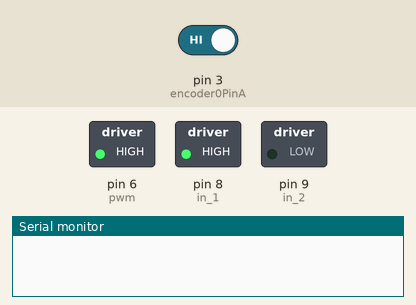
The sketch below on a simulated Arduino Uno, built with avr-gcc and run on an emulated ATmega328P. On the bench: switched loads named in the sketch (green lamp = pin HIGH), the last lines printed to the serial monitor. The test bench sets the inputs (shaded band); at power-on: pin 3 (encoder0PinA) HIGH.

Above: at 0.1 s.
At 15.1 s:
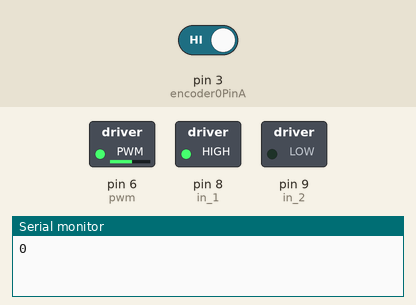
At 23.1 s:
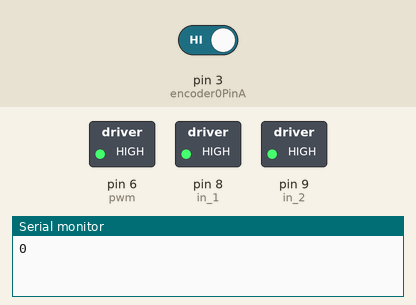
At 38.1 s:
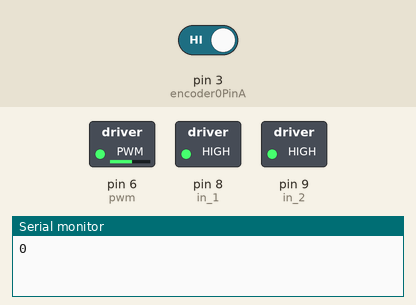
Timing chart, 0 to 39.6 s (numbered marks = the images above):
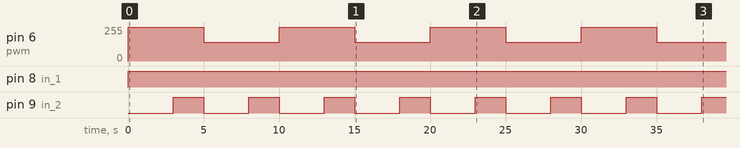

Measured:
- by itself, pin 6 (pwm): alternates 255/255 for 5.0 s and 140/255 for 5.0 s
- by itself, pin 8 (in_1): LOW → HIGH at 0.00 s
- by itself, pin 9 (in_2): alternates HIGH for 2.0 s and LOW for 3.0 s

The sketch:

1motortried.ino
```cpp
// Parameters

//const int motor_power = 200;      // 0-255
//const int motor_offset = 5;       // Diff. when driving straight
const int wheel_d = 60;           // Wheel diameter (mm)
const float wheel_c = PI * wheel_d; // Wheel circumference (mm)
const int counts_per_rev = 1920;   // (8 pairs N-S) * (120:1 gearbox) * (2 falling/rising edges)
const float count_to_dist = (wheel_c / counts_per_rev) ; // (1 tick = mm)
const float num = (1 / 2) ;
/*full rotation is 16 units*/
const int pwm = 6 ;  //initializing pin 2 as pwm
const int in_1 = 8 ;
const int in_2 = 9 ;
int val;
int dist;
int encoder0PinA = 3;
int encoder0PinB = 4;
int encoder0Pos = 0;
int encoder0PinALast = LOW;
int n = LOW;

void setup() {
  pinMode (encoder0PinA, INPUT);
  pinMode (encoder0PinB, INPUT);
  pinMode(pwm,OUTPUT) ;   //we have to set PWM pin as output
  pinMode(in_1,OUTPUT) ;  //Logic pins are also set as output
  pinMode(in_2,OUTPUT) ;
  Serial.begin (9600);
  attachInterrupt(digitalPinToInterrupt(encoder0PinA), count, CHANGE);
  //delay(1000);
  //drivestraight();
}

void loop() {
//  n = digitalRead(encoder0PinA);
//  if ((encoder0PinALast == LOW) && (n == HIGH)) {
//    if (digitalRead(encoder0PinB) == LOW) {
//      encoder0Pos--;
//    } else {
//      encoder0Pos++;
//    }m
//    Serial.println (encoder0Pos);
//    Serial.print ("/");
//  }
//  encoder0PinALast = n;
  drivestraight();
  long cnt = ((millis()/2000)%2);
  if (cnt == 0){
    Serial.println(dist);
  }
}

void drivestraight(){

    dist = (encoder0Pos * count_to_dist ); //distance in mm
//  Serial.print(encoder0Pos);
//    Serial.print("  numb  ");
//    Serial.print(num);
//
//  Serial.print("  coiunt  ");
//    Serial.print(count_to_dist);

//  Serial.print("  Distance: ");
//  Serial.println(dist);
  drive();
}

void drive(){
  //For Clock wise motion , in_1 = High , in_2 = Low
//
//  Serial.println("drive");
  digitalWrite(in_1,HIGH) ;
  digitalWrite(in_2,LOW) ;
  analogWrite(pwm,255) ;
  //Serial.println("hyuyu");

  /*setting pwm of the motor to 255
  we can change the speed of rotaion
  by chaning pwm input but we are only
  using arduino so we are using higest
  value to driver the motor  */

  //Clockwise for 3 secs
  delay(3000) ;

//  //For brake
  digitalWrite(in_1,HIGH) ;
  digitalWrite(in_2,HIGH) ;
  delay(2000) ;


    digitalWrite(in_1,HIGH) ;
  digitalWrite(in_2,LOW) ;
  analogWrite(pwm,140) ;
  //Serial.println("hyuyu");

  /*setting pwm of the motor to 255
  we can change the speed of rotaion
  by chaning pwm input but we are only
  using arduino so we are using higest
  value to driver the motor  */

  //Clockwise for 3 secs
  delay(3000) ;
  digitalWrite(in_1,HIGH) ;
  digitalWrite(in_2,HIGH) ;
  delay(2000) ;
//  Serial.println("faesdgqea");
//  //For Anti Clock-wise motion - IN_1 = LOW , IN_2 = HIGH
//  digitalWrite(in_1,LOW) ;
//  digitalWrite(in_2,HIGH) ;
//  delay(3000) ;
//
//  //For brake
//  digitalWrite(in_1,HIGH) ;
//  digitalWrite(in_2,HIGH) ;
//  delay(1000) ;
}

void count() {
  encoder0Pos++;

}
```
